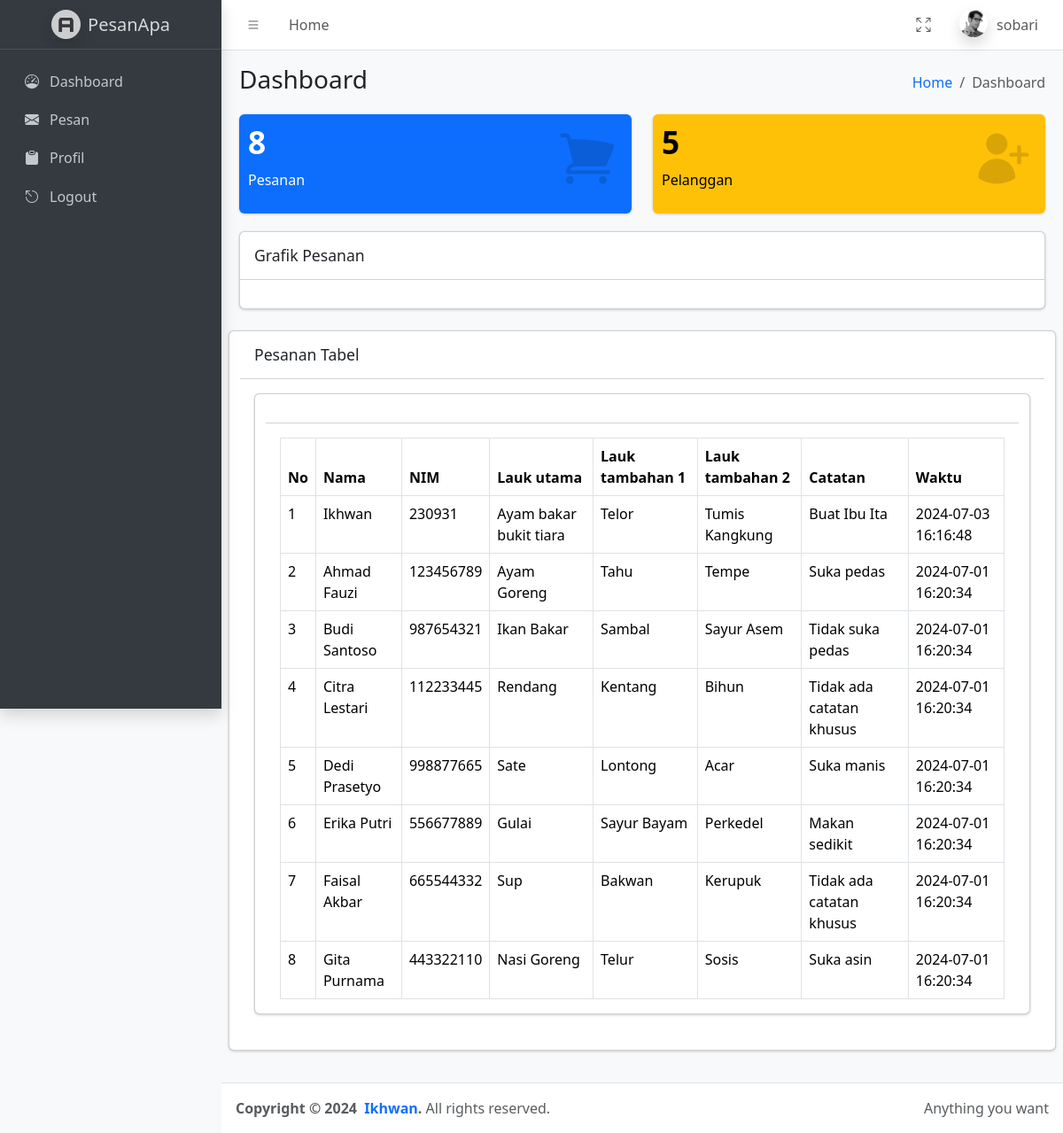
The app's page /dashboard.php (signed in) with its own data.
### tables this page shows
CREATE TABLE `tb_pesanan` (
  `id` int NOT NULL,
  `nama` text NOT NULL,
  `nim` text NOT NULL,
  `lauk_utama` text NOT NULL,
  `lauk_tambahan1` text NOT NULL,
  `lauk_tambahan2` text NOT NULL,
  `catatan` text NOT NULL,
  `waktu` timestamp NOT NULL DEFAULT CURRENT_TIMESTAMP
);

### dashboard.php (the view, shortened to what this page needs)
<!DOCTYPE html>
<html lang="en">
<head>
    <link rel="stylesheet" href="https://cdn.jsdelivr.net/npm/@fontsource/source-sans-3@5.0.12/index.css">
    <link rel="stylesheet" href="https://cdn.jsdelivr.net/npm/overlayscrollbars@2.3.0/styles/overlayscrollbars.min.css">
    <link rel="stylesheet" href="https://cdn.jsdelivr.net/npm/bootstrap-icons@1.11.0/font/bootstrap-icons.min.css">
    <link rel="stylesheet" href="adminlte.css">
    <link rel="stylesheet" href="https://cdn.jsdelivr.net/npm/apexcharts@3.37.1/dist/apexcharts.css">
    <link rel="stylesheet" href="https://cdn.jsdelivr.net/npm/jsvectormap@1.5.3/dist/css/jsvectormap.min.css">
</head>
<body class="layout-fixed sidebar-expand-lg bg-body-tertiary">
    <?php
    include("header.php")
    ?>
    <?php
    include("sitebar.php")
    ?>
    <?php
    $sql = "SELECT * FROM tb_pesanan ORDER BY id ASC";
    $result = mysqli_query($conn, $sql);;
    $result2 = mysqli_query($conn, "SELECT * FROM datamahasiswa ORDER BY id ASC");
    ?>
    </nav>
    </div>
    </aside>
    <main class="app-main">
        <div class="app-content-header">
            <div class="container-fluid">
                <div class="row">
                    <div class="col-sm-6">
                        <h3 class="mb-0">Dashboard</h3>
                    </div>
                    <div class="col-sm-6">
                        <ol class="breadcrumb float-sm-end">
                            <li class="breadcrumb-item"><a href="#">Home</a></li>
                            <li class="breadcrumb-item active" aria-current="page">
                                Dashboard
                            </li>
                        </ol>
                    </div>
                </div>
            </div>
        </div>
        <div class="app-content">
            <div class="container-fluid">
                <div class="row">
                    <div class="col-lg-6 col-6">
                        <div class="small-box text-bg-primary">
                            <div class="inner">
                                <h3><?= $result->num_rows ?></h3>
                                <p>Pesanan</p>
                            </div>
                        </div>
                    </div>
                    <div class="col-lg-6 col-6">
                        <div class="small-box text-bg-warning">
                            <div class="inner">
                                <h3><?= $result2->num_rows ?></h3>
                                <p>Pelanggan</p>
                            </div>
                        </div>
                    </div>
                </div>
                <div class="row">
                    <div class="col-lg-12 connectedSortable">
                        <div class="card mb-4">
                            <div class="card-header">
                                <h3 class="card-title">Grafik Pesanan</h3>
                            </div>
                            <div class="card-body">
                            </div>
                        </div>
                    </div>
                    <div class="card mb-4">
                        <div class="card-header">
                            <h3 class="card-title">Pesanan Tabel</h3>
                        </div>
                        <div class="card-body">
                            <div class="container-fluid">
                                <div class="row">
                                    <div class="card mb-4">
                                        <div class="card-header">
                                        </div>
                                        <div class="card-body">
                                            <table class="table table-bordered" id="myTable">
                                                <thead>
                                                    <tr>
                                                        <th style="width: 10px">No</th>
                                                        <th>Nama</th>
                                                        <th>NIM</th>
                                                        <th>Lauk utama</th>
                                                        <th>Lauk tambahan 1</th>
                                                        <th>Lauk tambahan 2</th>
                                                        <th>Catatan</th>
                                                        <th>Waktu</th>
                                                    </tr>
                                                </thead>
                                                <tbody>
                                                    <?php
                                                    $no = 1;
                                                    while ($row = mysqli_fetch_assoc($result)) { ?>
                                                        <tr>
                                                            <td><?= $no ?></td>
                                                            <td><?= $row['nama'] ?></td>
                                                            <td><?= $row['nim'] ?></td>
                                                            <td><?= $row['lauk_utama'] ?></td>
                                                            <td><?= $row['lauk_tambahan1'] ?></td>
                                                            <td><?= $row['lauk_tambahan2'] ?></td>
                                                            <td><?= $row['catatan'] ?></td>
                                                            <td><?= $row['waktu'] ?></td>
                                                        </tr>
                                                    <?php $no++;
                                                    } ?>
                                                </tbody>
                                            </table>
                                        </div>
                                    </div>
                                </div>
                            </div>
                        </div>
                    </div>
                </div>
    </main>
    <?php
    include("footer.php")
    ?>
    </div>
</body>
</html>

### records on screen
tb_pesanan: nama "Ikhwan", nim "230931", lauk_utama "Ayam bakar bukit tiara", lauk_tambahan1 "Telor", lauk_tambahan2 "Tumis Kangkung", catatan "Buat Ibu Ita", waktu "2024-07-03 16:16:48"
tb_pesanan: nama "Ahmad Fauzi", nim "123456789", lauk_utama "Ayam Goreng", lauk_tambahan1 "Tahu", lauk_tambahan2 "Tempe", catatan "Suka pedas", waktu "2024-07-01 16:20:34"
tb_pesanan: nama "Budi Santoso", nim "987654321", lauk_utama "Ikan Bakar", lauk_tambahan1 "Sambal", lauk_tambahan2 "Sayur Asem", catatan "Tidak suka pedas", waktu "2024-07-01 16:20:34"
tb_pesanan: nama "Citra Lestari", nim "112233445", lauk_utama "Rendang", lauk_tambahan1 "Kentang", lauk_tambahan2 "Bihun", catatan "Tidak ada catatan khusus", waktu "2024-07-01 16:20:34"
tb_pesanan: nama "Dedi Prasetyo", nim "998877665", lauk_utama "Sate", lauk_tambahan1 "Lontong", lauk_tambahan2 "Acar", catatan "Suka manis", waktu "2024-07-01 16:20:34"
tb_pesanan: nama "Erika Putri", nim "556677889", lauk_utama "Gulai", lauk_tambahan1 "Sayur Bayam", lauk_tambahan2 "Perkedel", catatan "Makan sedikit", waktu "2024-07-01 16:20:34"
tb_pesanan: nama "Faisal Akbar", nim "665544332", lauk_utama "Sup", lauk_tambahan1 "Bakwan", lauk_tambahan2 "Kerupuk", catatan "Tidak ada catatan khusus", waktu "2024-07-01 16:20:34"
tb_pesanan: nama "Gita Purnama", nim "443322110", lauk_utama "Nasi Goreng", lauk_tambahan1 "Telur", lauk_tambahan2 "Sosis", catatan "Suka asin", waktu "2024-07-01 16:20:34"

### other values on screen
$_SESSION['username'] "sobari"
$result->num_rows "8"
$result2->num_rows "5"
